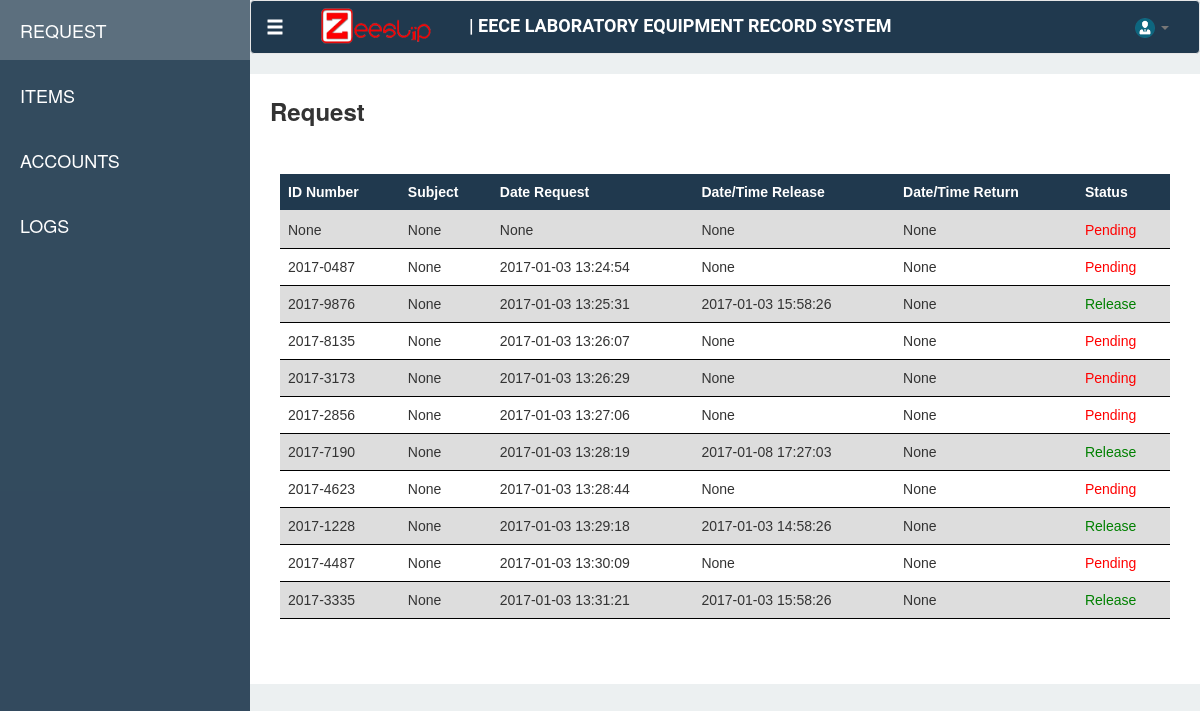
The page /dashboard/request on the database its author committed.
### tables this page shows
CREATE TABLE "Request" ("requestId" INTEGER PRIMARY KEY  NOT NULL ,"idNumber" VARCHAR,"name" VARCHAR,"subject" VARCHAR,"requestDate" DATETIME DEFAULT (datetime(CURRENT_TIMESTAMP,'localtime')) );

### app.py (the view)
    @app.route('/dashboard/request')
    def request():
        con = sqlite3.connect("ZeeSlipv2.sqlite")
        con.row_factory = sqlite3.Row
        cur = con.cursor()
        cur.execute("SELECT Request.requestId, Request.idNumber, Request.name, Request.subject, Request.requestDate, itemId, itemCode, itemName, itemDescription, itemQuantity, itemAvailable, issueDate, returnDate FROM (SELECT BorrowedItem.itemId,itemCode,itemName,itemDescription,BorrowedItem.itemQuantity, COALESCE((Item.itemQuantity - (SELECT SUM(BorrowedItem.itemQuantity) FROM BorrowedItem WHERE Item.itemId = BorrowedItem.itemId AND requestId IN (SELECT BorrowedItem.requestId FROM BorrowedItem WHERE BorrowedItem.issueDate IS NOT NULL AND returnDate IS NULL AND Item.itemId = BorrowedItem.itemId))),Item.itemQuantity) as itemAvailable, BorrowedItem.issueDate,BorrowedItem.returnDate,BorrowedItem.requestId as request FROM BorrowedItem,Item WHERE BorrowedItem.itemId = Item.itemId) LEFT JOIN Request ON request = Request.requestId WHERE returnDate IS NULL GROUP BY requestId")
        rows = cur.fetchall()
        return render_template('modules/request.html', req = rows)

### templates/modules/request.html (shortened to what this page needs)
{% extends "dashboard.html" %}
{% block request %}
<link type="text/css" href="{{ url_for('static', filename='css/styles.css') }}" rel="stylesheet">
<div class="request-page-def">
    <div class="row">
        <div class="col-md-2"><span class="request-text"> Request </span></div>
    </div>
    <br>
    <div  class="row" style="padding: 25px" >
    <div  class="table-responsive">
        <table class="table" id="listRequest" style="cursor: pointer">
        <thead>
            <tr>
                <th>ID Number</th>
                <th>Subject</th>
                <th>Date Request</th>
                <th>Date/Time Release</th>
                <th>Date/Time Return</th>
                <th>Status</th>
            </tr>
            </thead>
        <tbody>
            {% for r in req %}
            <tr data-toggle="modal" data-target="#inModal" onclick="getReq({{ r[0] }})">
                <td>{{ r[1] }}</td>
                <td>{{ r[3] }}</td>
                <td>{{ r[4] }}</td>
                <td>{{ r[11] }}</td>
                <td>{{ r[12] }}</td>
                {% if r[11] == None %}
                <td style="color: red">Pending</td>
                {% else %}
                <td style="color: green">Release</td>
                {% endif %}
            </tr>
            {% endfor %}
            </tbody>
        </table>
        </div>
    </div>
</div>
</div>
{% endblock %}

### static/css/dash.css (style rules this page uses)
body { background-color: #ecf0f1; }
.request-page-def { padding: 20px; background-color: #ffffff; }
.request-text { font-size: 24px; font-weight: bold; }
table { font-family: arial, sans-serif; border-collapse: collapse; width: 100%; }
th { background-color: #20394e; color: white; }
td, th { border-bottom: 1px solid #000000; text-align: left; padding: 8px; }
tr:nth-child(odd) { background-color: #dddddd; }

### static/css/styles.css (style rules this page uses)
td { cursor: pointer; }

### rows shown on the page
Request: idNumber "2017-0487", r "None", requestDate "2017-01-03 13:24:54", shows "Pending"
Request: idNumber "2017-9876", r "None", requestDate "2017-01-03 13:25:31", r "2017-01-03 15:58:26", shows "Release"
Request: idNumber "2017-8135", r "None", requestDate "2017-01-03 13:26:07", shows "Pending"
Request: idNumber "2017-3173", r "None", requestDate "2017-01-03 13:26:29", shows "Pending"
Request: idNumber "2017-2856", r "None", requestDate "2017-01-03 13:27:06", shows "Pending"
Request: idNumber "2017-7190", r "None", requestDate "2017-01-03 13:28:19", r "2017-01-08 17:27:03", shows "Release"
Request: idNumber "2017-4623", r "None", requestDate "2017-01-03 13:28:44", shows "Pending"
Request: idNumber "2017-1228", r "None", requestDate "2017-01-03 13:29:18", r "2017-01-03 14:58:26", shows "Release"
Request: idNumber "2017-4487", r "None", requestDate "2017-01-03 13:30:09", shows "Pending"
Request: idNumber "2017-3335", r "None", requestDate "2017-01-03 13:31:21", r "2017-01-03 15:58:26", shows "Release"

### other values the page prints
{{ r[1] }} "None"
{{ r[3] }} "None"
{{ r[4] }} "None"
{{ r[11] }} "None"
{{ r[12] }} "None"
